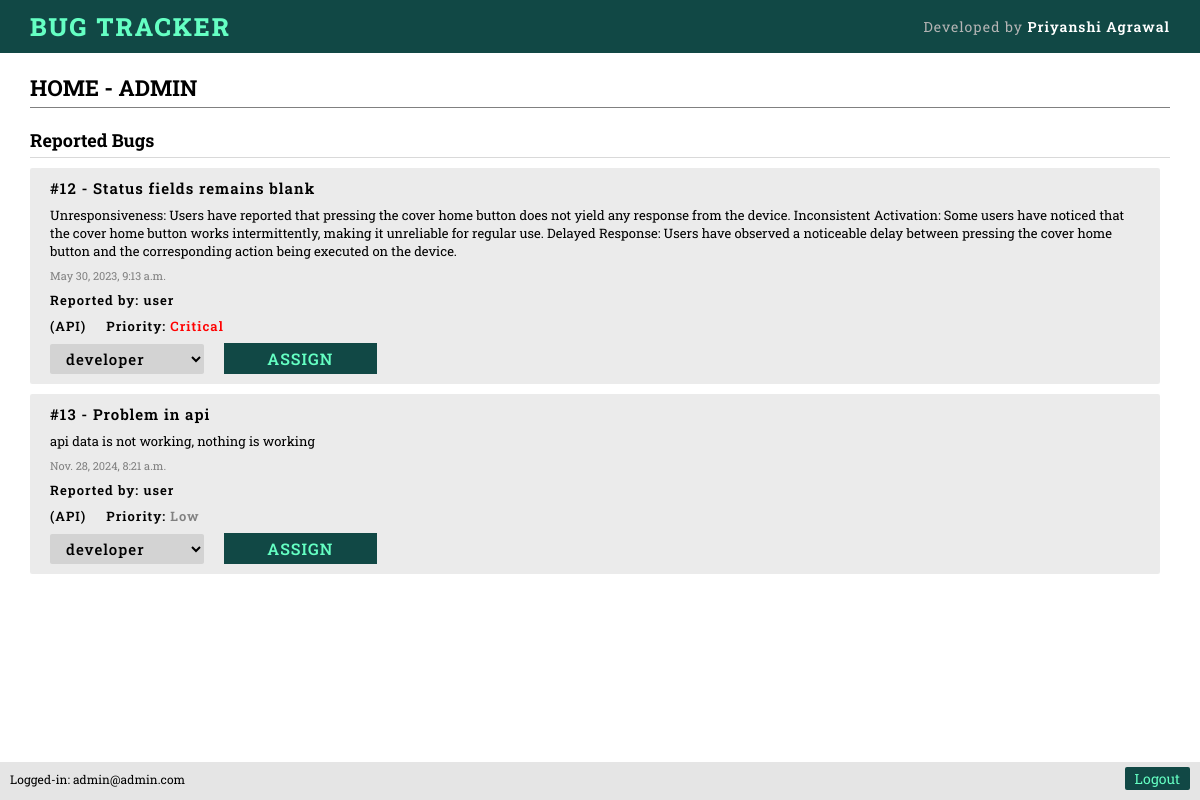
Page /home_admin/ (signed in) on the earlier database version.
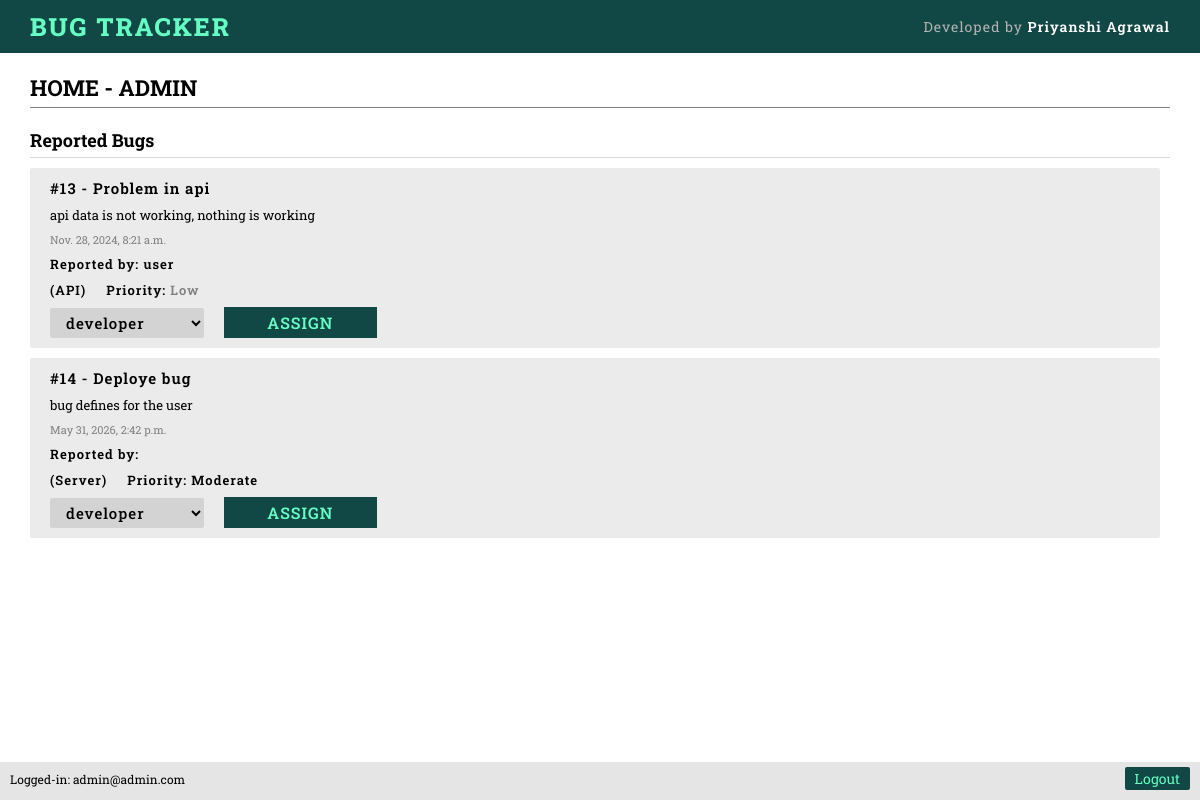
Same page on the later database version.
### main/models.py (models this page shows, shortened)
class Bug(models.Model):
    bug_id = models.AutoField(primary_key=True)
    name = CharField(max_length=150)
    description = TextField()
    priority = ForeignKey('Priority', on_delete=models.CASCADE)
    category = ForeignKey('Category', on_delete=models.CASCADE)
    screenshot = ImageField(upload_to='screenshots/', blank=True, null=True)
    assigned_to = ForeignKey(
        'Developer', on_delete=models.CASCADE, null=True, blank=True)
    assigned_by = ForeignKey(
        'Admin', on_delete=models.CASCADE, null=True, blank=True)
    raised_by = ForeignKey('User', on_delete=models.CASCADE)
    timestamp = DateTimeField(default=datetime.now)
    resolved = BooleanField(default=False)
    rejected = BooleanField(default=False)

class User(models.Model):
    name = CharField(max_length=100)
    email = EmailField(max_length=255)
    password = CharField(max_length=100)
    date_of_join = DateTimeField(default=datetime.now)

class Category(models.Model):
    name = CharField(max_length=50)
    def __str__(self):
        return f"{self.name}"

class Priority(models.Model):
    name = CharField(max_length=50)
    def __str__(self):
        return f"{self.name}"

class Admin(models.Model):
    name = CharField(max_length=100)
    email = EmailField(max_length=255)
    password = CharField(max_length=100)
    date_of_join = DateTimeField(default=datetime.now)

### main/views.py (the view)
# urls.py: path('home_admin/', views.home_admin),
def home_admin(request):
    if request.session.has_key('admin'):
        email = request.session['admin']
        developers = Developer.objects.all()
        bugs = Bug.objects.filter(
            resolved=False, rejected=False, assigned_to=None).all()
        admin_object = Admin.objects.get(email=email)
        data = {
            'email': email,
            'developers': developers,
            'bugs': bugs,
        }
        return render(request, 'main/admin.html', data)
    return redirect('/login/?role=admin')

### main/templates/main/admin.html (shortened to what this page needs)
{% extends 'main/base.html' %}
{% load static %}
{% block head %}
<link rel="stylesheet" href="{% static 'main/css/home.css' %}">
{% endblock head %}
{% block body %}
{% include 'main/topbar.html' %}
<section class="objectContainer">
    <h3 class="objectHead">HOME - ADMIN</h3>
    <div class="objectBlock">
        <div class="objectListSide">
            <div class="objectListBlock">
                <h3 class="objectSubHead">Reported Bugs</h3>
                <ul class="objectList">
                    {% for bug in bugs %}
                    <li class="objectListItem">
                        <h5 class="objectListItemHead">#{{bug.bug_id}} - {{bug.name}}</h5>
                        <p class="objectListItemDesc">
                            {{bug.description}}
                        </p>
                        <p class="objectListItemDateTime">{{bug.timestamp}}</p>
                        <div class="objectListItemProperties">
                            <p>Reported by: <span>{{bug.raised_by.name}}</span></p>
                        </div>
                        <div class="objectListItemProperties">
                            <p>({{bug.category}})</p>
                            <p>Priority: <span class="{{bug.priority}}">{{bug.priority}}</span></p>
                        </div>
                        <div class="objectListItemProp">
                            {% if not bug.assigned_to%}
                            <form action="/assign_report/" method="post" id="assign-form">
                                <select name="assigned_to">
                                    {% for developer in developers %}
                                    <option value="{{developer.email}}">{{developer.name}}</option>
                                    {% endfor %}
                                </select>
                                <button type="submit">Assign</button>
                            </form>
                            {% endif %}
                        </div>
                    </li>
                    {% endfor %}
                </ul>
            </div>
        </div>
    </div>
</section>
{% include 'main/footer.html' %}
{% endblock body %}

### main/templates/main/base.html (shortened to what this page needs)
{% load static %}
<!DOCTYPE html>
<html lang="en">
<head>
    <link rel="stylesheet" href="{% static 'main/css/global.css' %}">
    <link rel="stylesheet" href="{% static 'main/css/topbar.css' %}">
    {% block head %}{% endblock head %}
</head>
<body>
    {% block body %}{% endblock body %}
</body>
</html>

### main/templates/main/topbar.html
<section class="topbar">
    <div class="topbarIn">
        <a class="topbarBrand" href="/">BUG TRACKER</a>
        <p class="topbarName">Developed by <span>Priyanshi Agrawal</span></p>
    </div>
</section>

### main/templates/main/footer.html
<footer>
    <p>Logged-in: <span>{{email}}</span></p>
    <a href="/logout/" class="logoutBtn">Logout</a>
</footer>

### main/static/main/css/global.css (style rules this page uses)
* { margin: 0; padding: 0; box-sizing: border-box; transition: 0.3s ease-in-out; }
html { scroll-behavior: smooth; }
:root { --background: white; --text-color: black; --primary: #114845; --secondary: #65ffc3; --status-reported: gray; --status-resolved: green; --status-rejected: crimson; --status-processing: blue; --status-reported-half: rgba(128, 128, 128, 0.1); --status-resolved-half: rgba(0, 128, 0, 0.1); --status-rejected-half: rgba(220, 20, 60, 0.1); --status-processing-half: rgba(0, 0, 255, 0.1); }
body { background: var(--background); color: var(--text-color); font-family: "Roboto Slab"; }
a { text-decoration: none; }
form { width: 30vw; display: flex; align-items: center; justify-content: center; flex-direction: column; gap: 18px; }
form select { width: 100%; padding: 4px 12px; font-size: 15px; font-family: "Roboto Slab"; font-weight: 500; letter-spacing: 1px; color: black; outline: none; border-radius: 2px; border: none; background: rgb(0,0,0,0.1); }
form button { width: 100%; padding: 5px 12px; font-size: 16px; font-weight: 600; letter-spacing: 1px; text-transform: uppercase; font-family: "Roboto Slab"; border: none; background: var(--primary); color: var(--secondary); outline: none; cursor: pointer; }
footer { width: 100%; position: fixed; bottom: 0; display: flex; align-items: center; justify-content: space-between; padding: 5px 10px 10px 10px; background: rgba(0,0,0,0.1); font-size: 12px; }
.logoutBtn { font-size: 14px; padding: 2px 10px; border-radius: 2px; background: var(--primary); color: var(--secondary); cursor: pointer; }

### main/static/main/css/topbar.css (style rules this page uses)
.topbar { width: 100%; background: var(--primary); padding: 10px 0px; display: flex; align-items: center; justify-content: center; }
.topbarIn { width: 95%; display: flex; align-items: center; justify-content: space-between; color: white; cursor: default; }
.topbarBrand { font-size: 25px; font-weight: 800; text-transform: uppercase; letter-spacing: 2px; color: var(--secondary); }
.topbarName { font-size: 14px; font-weight: 400; letter-spacing: 1px; color: rgb(180, 180, 180); }
.topbarName span { color: white; font-weight: 600; }

### main/static/main/css/home.css (style rules this page uses)
.objectContainer { width: 95%; margin: 20px auto; }
.objectHead { margin-bottom: 20px; border-bottom: 1px solid gray; padding-bottom: 5px; font-size: 22px; }
.objectBlock { display: flex; align-items: flex-start; justify-content: center; gap: 30px; }
.objectSubHead { font-size: 18px; margin-bottom: 10px; border-bottom: 1px solid rgb(0, 0, 0, 0.15); padding-bottom: 5px; }
.objectListSide { flex: 2; }
form { width: 100%; }
.objectList { display: flex; flex-direction: column; align-items: center; justify-content: flex-start; gap: 10px; height: 70vh; overflow-y: scroll; padding-right: 10px; }
.objectListItem { list-style: none; background: rgba(0, 0, 0, 0.08); border-radius: 2px; padding: 10px 20px; font-size: 13px; display: flex; flex-direction: column; align-items: flex-start; justify-content: flex-start; gap: 8px; width: 100%; }
.objectListItemHead { font-size: 15px; font-weight: 600; letter-spacing: 1px; }
.objectListItemProperties { display: flex; align-items: center; justify-content: flex-start; gap: 20px; }
.objectListItemProperties p { color: black; font-weight: 600; letter-spacing: 1px; }
.Low { color: gray; }
.Moderate { color: black; }
.objectListItemProp { display: flex; align-items: center; justify-content: space-between; width: 100%; }
.objectListItemDateTime { font-size: 11px; color: gray; }
#assign-form { display: flex!important; align-items: center; flex-direction: row; justify-content: flex-end; width: 30%; gap: 20px; }

Differences in the rows shown:
no longer on this page (row edited): Bug: bug_id "12", name "Status fields remains blank", description "Unresponsiveness: Users have reported that pressing the cover home button does not yield any response from the device. Inconsistent Activation: Some users have noticed that the cover home button works intermittently, making it unreliable for regular use. Delayed Response: Users have observed a noticeable delay between pressing the cover home button and the corresponding action being executed on the device.", timestamp "May 30, 2023, 9:13 a.m.", raised_by.name "user", category "API", priority "Critical"
added Bug: bug_id "14", name "Deploye bug", description "bug defines for the user", timestamp "May 31, 2026, 2:42 p.m.", category "Server", priority "Moderate"
